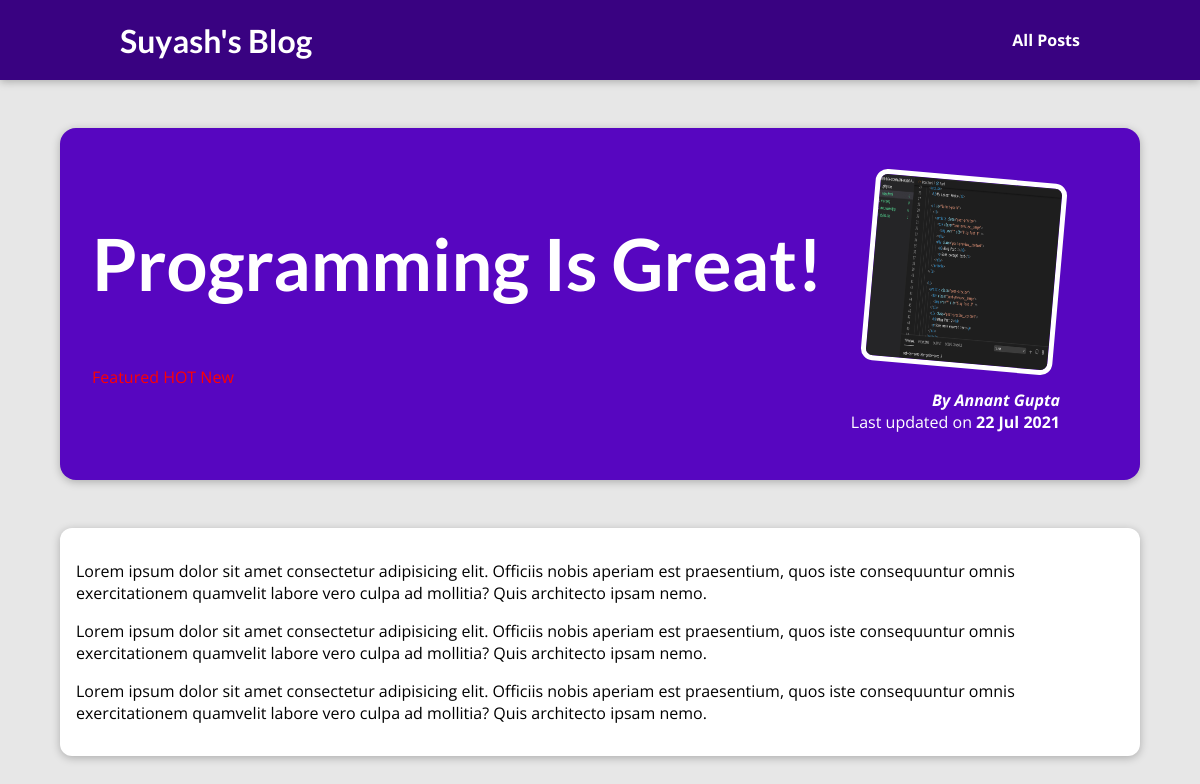
The page /posts/programming-is-great on the database its author committed.
### blog/models.py (models this page shows, shortened)
class Post(models.Model):
    title = models.CharField(max_length=100)
    excerpt = models.CharField(max_length=200)
    image_name = models.CharField(max_length=100)
    date = models.DateField(auto_now=True)
    slug = models.SlugField(unique=True, db_index=True)
    content = models.TextField(validators=[MinLengthValidator(50)])
    author = models.ForeignKey(Author, on_delete=models.SET_NULL, null="True", related_name="posts")
    tags = models.ManyToManyField(Tag)

class Tag(models.Model):
    caption = models.CharField(max_length=10)
    def __str__(self) -> str:
        return f"{self.caption}"

class Author(models.Model):
    first_name = models.CharField(max_length=50)
    last_name = models.CharField(max_length=50)
    email = models.EmailField()
    def __str__(self) -> str:
        return f"{self.first_name} {self.last_name}"

### blog/views.py (the view)
# urls.py: path("posts/<slug:slug>", views.post_detail, name="post-detail-page")  # / e.g. /post/my-first-post
def post_detail(request, slug):
    show_post = get_object_or_404(Post, slug=slug)
    return render(request, "blog/post-detail.html", {
        "view_post": show_post,
        "tags": show_post.tags.all()
    })

### blog/templates/blog/post-detail.html (shortened to what this page needs)
{% extends "base.html" %}
{% load static %}
{% block css_files %}
<link rel="stylesheet" href="{% static 'blog/post-detail.css'%}" />
{% endblock %}
{% block content %}
<section id="summary">
    <h2>
        {{ view_post.title }}
    </h2>
    <div style="color: red">
        {% for tag in tags %}
        <span>{{ tag }}</span>
        {% endfor %}
    </div>
    <article>
        <img src="{% static 'blog/images/'|add:view_post.image_name%}" alt="{{ post.title }}" />
        <address>By <a style="color: white; text-decoration:none" href="mailto:{{view_post.author.email}}"> {{ view_post.author|title }}</a></address>
        <div>
            Last updated on <time> {{ view_post.date|date:"d M Y" }} </time>
        </div>
    </article>
</section>
<main>
    <p>
        {{ view_post.content|linebreaks }}
    </p>
</main>
{% endblock %}

### static/app.css (style rules this page uses)
* { box-sizing: border-box; }
html { font-family: 'Open Sans', 'Lato', sans-serif; }
body { margin: 0; }
h1, h2, h3 { font-family: 'Lato', sans-serif; font-weight: bold; }

### blog/static/blog/post-detail.css (style rules this page uses)
body { background-color: #e7e7e7; }
#summary { margin: 8rem auto 3rem auto; padding: 2rem; width: 90%; max-width: 90rem; border-radius: 16px; background-color: #5706c0; position: relative; box-shadow: 0 2px 8px rgba(0, 0, 0, 0.25); height: 22rem; }
#summary h2 { color: white; font-size: 4.5rem; }
#summary article { position: absolute; top: 2rem; right: 3rem; padding: 1rem 2rem; border-radius: 12px; text-align: right; color: white; }
#summary article img { width: 12rem; height: 12rem; border-radius: 12px; transform: rotateZ(5deg); border: 5px solid white; margin-bottom: 1rem; }
#summary address { font-weight: bold; }
#summary time { font-weight: bold; }
main { width: 90%; max-width: 90rem; margin: 3rem auto; background-color: white; padding: 1rem; border-radius: 12px; box-shadow: 0 2px 8px rgba(0, 0, 0, 0.25); }

### rows shown on the page
Post: title "Programming Is Great!", image_name (picture), author "Annant Gupta", date "22 Jul 2021", content "Lorem ipsum dolor sit amet consectetur adipisicing elit. Officiis nobis aperiam est praesentium, quos iste consequuntur omnis exercitationem quamvelit labore vero culpa ad mollitia? Quis architecto ipsam nemo. Lorem ipsum dolor sit amet consectetur adipisicing elit. Officiis nobis aperiam est praesentium, quos iste consequuntur omnis exercitationem quamvelit labore vero culpa ad mollitia? Quis architecto ipsam nemo. Lorem ipsum dolor sit amet consectetur adipisicing elit. Officiis nobis aperiam est praesentium, quos iste consequuntur omnis exercitationem quamvelit labore vero culpa ad mollitia? Quis architecto ipsam nemo."
Tag: caption "Featured"
Tag: caption "HOT"
Tag: caption "New"
